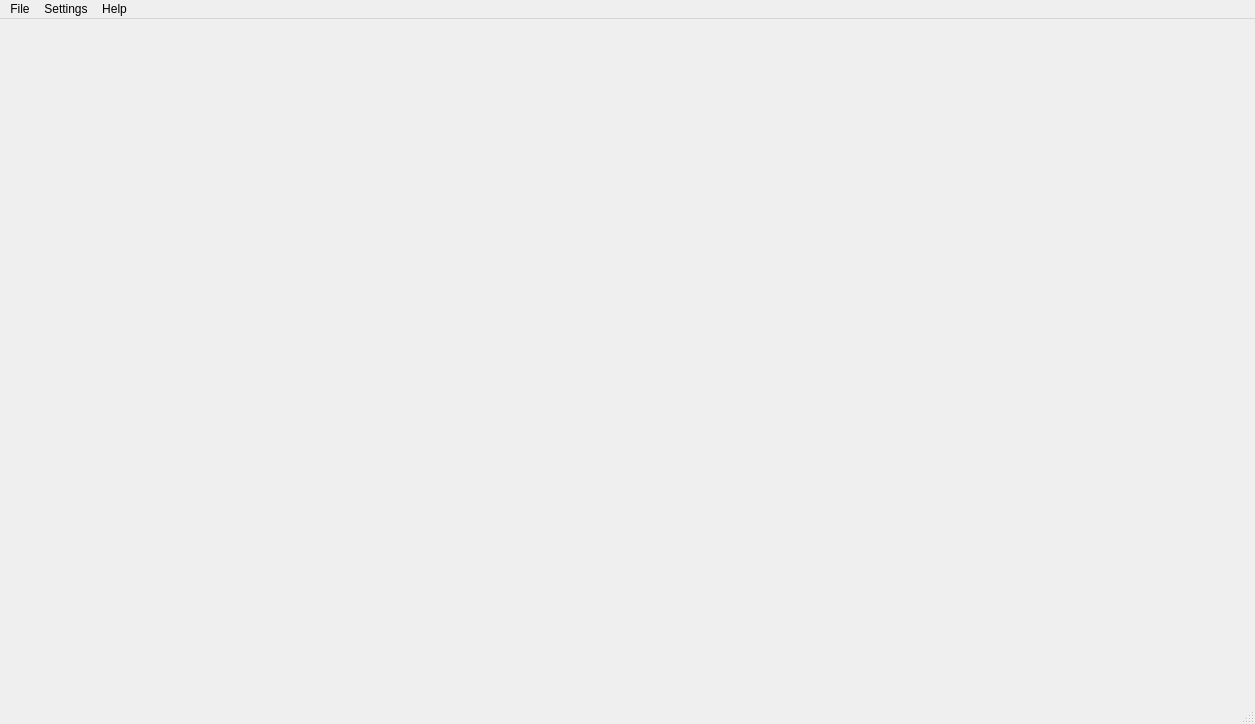
<?xml version="1.0" encoding="UTF-8"?>
<ui version="4.0">
 <class>MainWindow</class>
 <widget class="QMainWindow" name="MainWindow">
  <property name="enabled">
   <bool>true</bool>
  </property>
  <property name="geometry">
   <rect>
    <x>0</x>
    <y>0</y>
    <width>1255</width>
    <height>724</height>
   </rect>
  </property>
  <property name="sizePolicy">
   <sizepolicy hsizetype="Preferred" vsizetype="Fixed">
    <horstretch>0</horstretch>
    <verstretch>0</verstretch>
   </sizepolicy>
  </property>
  <property name="windowTitle">
   <string>MainWindow</string>
  </property>
  <widget class="QWidget" name="centralwidget">
   <widget class="QStackedWidget" name="stackedWidget">
    <property name="geometry">
     <rect>
      <x>20</x>
      <y>30</y>
      <width>1001</width>
      <height>591</height>
     </rect>
    </property>
    <property name="currentIndex">
     <number>2</number>
    </property>
    <widget class="QWidget" name="pageStart">
     <widget class="QWidget" name="verticalLayoutWidget">
      <property name="geometry">
       <rect>
        <x>0</x>
        <y>0</y>
        <width>991</width>
        <height>551</height>
       </rect>
      </property>
      <layout class="QVBoxLayout" name="verticalLayout">
       <property name="spacing">
        <number>52</number>
       </property>
       <property name="leftMargin">
        <number>11</number>
       </property>
       <property name="topMargin">
        <number>11</number>
       </property>
       <property name="bottomMargin">
        <number>200</number>
       </property>
       <item>
        <widget class="QLabel" name="label">
         <property name="text">
          <string>Select a text for the typing exercise:</string>
         </property>
        </widget>
       </item>
       <item>
        <widget class="QComboBox" name="layoutStartMain">
         <property name="sizePolicy">
          <sizepolicy hsizetype="Preferred" vsizetype="Fixed">
           <horstretch>0</horstretch>
           <verstretch>63</verstretch>
          </sizepolicy>
         </property>
         <item>
          <property name="text">
           <string>Starter Text</string>
          </property>
         </item>
         <item>
          <property name="text">
           <string>Numbers and Symbols</string>
          </property>
         </item>
         <item>
          <property name="text">
           <string>Common Words Part 1</string>
          </property>
         </item>
         <item>
          <property name="text">
           <string>Common Words Part 2</string>
          </property>
         </item>
         <item>
          <property name="text">
           <string>Python Code Sample</string>
          </property>
         </item>
         <item>
          <property name="text">
           <string>Lorem Ipsum</string>
          </property>
         </item>
        </widget>
       </item>
       <item>
        <widget class="QPushButton" name="pushButton">
         <property name="sizePolicy">
          <sizepolicy hsizetype="Maximum" vsizetype="Maximum">
           <horstretch>0</horstretch>
           <verstretch>0</verstretch>
          </sizepolicy>
         </property>
         <property name="layoutDirection">
          <enum>Qt::LayoutDirection::LeftToRight</enum>
         </property>
         <property name="text">
          <string>Start Training</string>
         </property>
        </widget>
       </item>
      </layout>
     </widget>
    </widget>
    <widget class="QWidget" name="pageTraining">
     <widget class="QFrame" name="frame">
      <property name="geometry">
       <rect>
        <x>40</x>
        <y>10</y>
        <width>781</width>
        <height>581</height>
       </rect>
      </property>
      <property name="sizePolicy">
       <sizepolicy hsizetype="Minimum" vsizetype="Minimum">
        <horstretch>0</horstretch>
        <verstretch>0</verstretch>
       </sizepolicy>
      </property>
      <property name="minimumSize">
       <size>
        <width>22</width>
        <height>23</height>
       </size>
      </property>
      <property name="frameShape">
       <enum>QFrame::Shape::StyledPanel</enum>
      </property>
      <property name="frameShadow">
       <enum>QFrame::Shadow::Raised</enum>
      </property>
      <layout class="QVBoxLayout" name="verticalLayout_10">
       <item>
        <widget class="QTextEdit" name="textEdit"/>
       </item>
       <item>
        <layout class="QGridLayout" name="gridLayout">
         <property name="spacing">
          <number>4</number>
         </property>
         <item row="1" column="2" colspan="2">
          <widget class="QPushButton" name="pushButton_3">
           <property name="text">
            <string>Q</string>
           </property>
          </widget>
         </item>
         <item row="0" column="11" colspan="2">
          <widget class="QPushButton" name="pushButton_22">
           <property name="text">
            <string>6</string>
           </property>
          </widget>
         </item>
         <item row="1" column="10" colspan="2">
          <widget class="QPushButton" name="pushButton_7">
           <property name="text">
            <string>T</string>
           </property>
          </widget>
         </item>
         <item row="1" column="0" colspan="2">
          <widget class="QPushButton" name="pushButton_11">
           <property name="text">
            <string>Tab</string>
           </property>
          </widget>
         </item>
         <item row="1" column="4" colspan="2">
          <widget class="QPushButton" name="pushButton_31">
           <property name="text">
            <string>W</string>
           </property>
           <property name="iconSize">
            <size>
             <width>10</width>
             <height>10</height>
            </size>
           </property>
           <property name="autoRepeatDelay">
            <number>283</number>
           </property>
          </widget>
         </item>
         <item row="1" column="6" colspan="2">
          <widget class="QPushButton" name="pushButton_33">
           <property name="text">
            <string>E</string>
           </property>
          </widget>
         </item>
         <item row="1" column="12" colspan="2">
          <widget class="QPushButton" name="pushButton_9">
           <property name="text">
            <string>Y</string>
           </property>
          </widget>
         </item>
         <item row="0" column="21" colspan="2">
          <widget class="QPushButton" name="pushButton_23">
           <property name="text">
            <string>-</string>
           </property>
          </widget>
         </item>
         <item row="0" column="17" colspan="2">
          <widget class="QPushButton" name="pushButton_27">
           <property name="text">
            <string>9</string>
           </property>
          </widget>
         </item>
         <item row="0" column="3" colspan="2">
          <widget class="QPushButton" name="pushButton_2">
           <property name="text">
            <string>2</string>
           </property>
          </widget>
         </item>
         <item row="1" column="8" colspan="2">
          <widget class="QPushButton" name="pushButton_15">
           <property name="text">
            <string>R</string>
           </property>
          </widget>
         </item>
         <item row="0" column="1" colspan="2">
          <widget class="QPushButton" name="pushButton_14">
           <property name="text">
            <string>1</string>
           </property>
          </widget>
         </item>
         <item row="0" column="13" colspan="2">
          <widget class="QPushButton" name="pushButton_26">
           <property name="text">
            <string>7</string>
           </property>
          </widget>
         </item>
         <item row="0" column="25">
          <widget class="QPushButton" name="pushButton_4">
           <property name="text">
            <string>&lt;-</string>
           </property>
          </widget>
         </item>
         <item row="0" column="5" colspan="2">
          <widget class="QPushButton" name="pushButton_18">
           <property name="text">
            <string>3</string>
           </property>
          </widget>
         </item>
         <item row="0" column="7" colspan="2">
          <widget class="QPushButton" name="pushButton_20">
           <property name="text">
            <string>4</string>
           </property>
          </widget>
         </item>
         <item row="0" column="19" colspan="2">
          <widget class="QPushButton" name="pushButton_24">
           <property name="text">
            <string>0</string>
           </property>
          </widget>
         </item>
         <item row="0" column="9" colspan="2">
          <widget class="QPushButton" name="pushButton_21">
           <property name="text">
            <string>5</string>
           </property>
          </widget>
         </item>
         <item row="0" column="15" colspan="2">
          <widget class="QPushButton" name="pushButton_25">
           <property name="text">
            <string>8</string>
           </property>
          </widget>
         </item>
         <item row="0" column="0">
          <widget class="QPushButton" name="pushButton_10">
           <property name="text">
            <string>.</string>
           </property>
          </widget>
         </item>
         <item row="0" column="23" colspan="2">
          <widget class="QPushButton" name="pushButton_19">
           <property name="text">
            <string>=</string>
           </property>
          </widget>
         </item>
         <item row="2" column="0" colspan="3">
          <widget class="QPushButton" name="pushButton_12">
           <property name="text">
            <string>Caps</string>
           </property>
          </widget>
         </item>
         <item row="3" column="0" colspan="4">
          <widget class="QPushButton" name="pushButton_13">
           <property name="sizePolicy">
            <sizepolicy hsizetype="Minimum" vsizetype="Minimum">
             <horstretch>0</horstretch>
             <verstretch>0</verstretch>
            </sizepolicy>
           </property>
           <property name="text">
            <string>^</string>
           </property>
          </widget>
         </item>
         <item row="2" column="3" colspan="2">
          <widget class="QPushButton" name="pushButton_32">
           <property name="text">
            <string>A</string>
           </property>
          </widget>
         </item>
         <item row="2" column="5" colspan="2">
          <widget class="QPushButton" name="pushButton_34">
           <property name="text">
            <string>S</string>
           </property>
          </widget>
         </item>
         <item row="3" column="4" colspan="2">
          <widget class="QPushButton" name="pushButton_28">
           <property name="text">
            <string>Z</string>
           </property>
          </widget>
         </item>
         <item row="3" column="6" colspan="2">
          <widget class="QPushButton" name="pushButton_41">
           <property name="text">
            <string>X</string>
           </property>
          </widget>
         </item>
         <item row="2" column="7" colspan="2">
          <widget class="QPushButton" name="pushButton_16">
           <property name="text">
            <string>D</string>
           </property>
          </widget>
         </item>
         <item row="3" column="8" colspan="2">
          <widget class="QPushButton" name="pushButton_44">
           <property name="text">
            <string>C</string>
           </property>
          </widget>
         </item>
         <item row="2" column="9" colspan="2">
          <widget class="QPushButton" name="pushButton_17">
           <property name="text">
            <string>F</string>
           </property>
          </widget>
         </item>
         <item row="3" column="10" colspan="2">
          <widget class="QPushButton" name="pushButton_45">
           <property name="text">
            <string>V</string>
           </property>
          </widget>
         </item>
         <item row="2" column="11" colspan="2">
          <widget class="QPushButton" name="pushButton_37">
           <property name="text">
            <string>G</string>
           </property>
          </widget>
         </item>
         <item row="3" column="12" colspan="2">
          <widget class="QPushButton" name="pushButton_46">
           <property name="text">
            <string>B</string>
           </property>
          </widget>
         </item>
         <item row="2" column="13" colspan="2">
          <widget class="QPushButton" name="pushButton_38">
           <property name="text">
            <string>H</string>
           </property>
          </widget>
         </item>
         <item row="1" column="14" colspan="2">
          <widget class="QPushButton" name="pushButton_35">
           <property name="text">
            <string>U</string>
           </property>
          </widget>
         </item>
         <item row="2" column="15" colspan="2">
          <widget class="QPushButton" name="pushButton_39">
           <property name="text">
            <string>J</string>
           </property>
          </widget>
         </item>
         <item row="3" column="14" colspan="2">
          <widget class="QPushButton" name="pushButton_47">
           <property name="text">
            <string>N</string>
           </property>
          </widget>
         </item>
         <item row="1" column="16" colspan="2">
          <widget class="QPushButton" name="pushButton_36">
           <property name="text">
            <string>I</string>
           </property>
          </widget>
         </item>
         <item row="2" column="17" colspan="2">
          <widget class="QPushButton" name="pushButton_43">
           <property name="text">
            <string>K</string>
           </property>
          </widget>
         </item>
         <item row="3" column="16" colspan="2">
          <widget class="QPushButton" name="pushButton_48">
           <property name="text">
            <string>M</string>
           </property>
          </widget>
         </item>
         <item row="1" column="18" colspan="2">
          <widget class="QPushButton" name="pushButton_42">
           <property name="text">
            <string>O</string>
           </property>
          </widget>
         </item>
         <item row="2" column="19" colspan="2">
          <widget class="QPushButton" name="pushButton_50">
           <property name="text">
            <string>L</string>
           </property>
          </widget>
         </item>
         <item row="3" column="18" colspan="2">
          <widget class="QPushButton" name="pushButton_51">
           <property name="text">
            <string>,</string>
           </property>
          </widget>
         </item>
         <item row="1" column="20" colspan="2">
          <widget class="QPushButton" name="pushButton_49">
           <property name="text">
            <string>P</string>
           </property>
          </widget>
         </item>
         <item row="2" column="21" colspan="2">
          <widget class="QPushButton" name="pushButton_53">
           <property name="text">
            <string>;</string>
           </property>
          </widget>
         </item>
         <item row="3" column="20" colspan="2">
          <widget class="QPushButton" name="pushButton_54">
           <property name="text">
            <string>.</string>
           </property>
          </widget>
         </item>
         <item row="1" column="22" colspan="2">
          <widget class="QPushButton" name="pushButton_52">
           <property name="text">
            <string>[</string>
           </property>
          </widget>
         </item>
         <item row="3" column="22" colspan="2">
          <widget class="QPushButton" name="pushButton_8">
           <property name="text">
            <string>/</string>
           </property>
          </widget>
         </item>
         <item row="4" column="0" colspan="3">
          <widget class="QPushButton" name="pushButton_29">
           <property name="text">
            <string>Shift</string>
           </property>
          </widget>
         </item>
         <item row="4" column="3" colspan="3">
          <widget class="QPushButton" name="pushButton_30">
           <property name="text">
            <string>Ctrl</string>
           </property>
          </widget>
         </item>
         <item row="4" column="24" colspan="3">
          <widget class="QPushButton" name="pushButton_56">
           <property name="text">
            <string>Ctrl</string>
           </property>
          </widget>
         </item>
         <item row="4" column="21" colspan="3">
          <widget class="QPushButton" name="pushButton_57">
           <property name="text">
            <string>Shift</string>
           </property>
          </widget>
         </item>
         <item row="4" column="6" colspan="15">
          <widget class="QPushButton" name="pushButton_40">
           <property name="text">
            <string/>
           </property>
          </widget>
         </item>
         <item row="1" column="24" colspan="2">
          <widget class="QPushButton" name="pushButton_5">
           <property name="text">
            <string>]</string>
           </property>
          </widget>
         </item>
         <item row="2" column="23" colspan="3">
          <widget class="QPushButton" name="pushButton_6">
           <property name="text">
            <string>&lt;-----</string>
           </property>
          </widget>
         </item>
         <item row="3" column="24" colspan="2">
          <widget class="QPushButton" name="pushButton_55">
           <property name="text">
            <string>^</string>
           </property>
          </widget>
         </item>
        </layout>
       </item>
       <item>
        <layout class="QVBoxLayout" name="verticalLayout_9"/>
       </item>
      </layout>
     </widget>
    </widget>
    <widget class="QWidget" name="pageResults"/>
   </widget>
  </widget>
  <widget class="QMenuBar" name="menubar">
   <property name="geometry">
    <rect>
     <x>0</x>
     <y>0</y>
     <width>1255</width>
     <height>26</height>
    </rect>
   </property>
   <widget class="QMenu" name="menuFile">
    <property name="title">
     <string>File</string>
    </property>
    <addaction name="actionExit"/>
   </widget>
   <widget class="QMenu" name="menuSettings">
    <property name="title">
     <string>Settings</string>
    </property>
   </widget>
   <widget class="QMenu" name="menuHelp">
    <property name="title">
     <string>Help</string>
    </property>
    <addaction name="actionAbout"/>
   </widget>
   <addaction name="menuFile"/>
   <addaction name="menuSettings"/>
   <addaction name="menuHelp"/>
  </widget>
  <widget class="QStatusBar" name="statusbar"/>
  <action name="actionExit">
   <property name="icon">
    <iconset theme="QIcon::ThemeIcon::ApplicationExit"/>
   </property>
   <property name="text">
    <string>Exit</string>
   </property>
   <property name="menuRole">
    <enum>QAction::MenuRole::NoRole</enum>
   </property>
  </action>
  <action name="actionAbout">
   <property name="icon">
    <iconset theme="QIcon::ThemeIcon::HelpAbout"/>
   </property>
   <property name="text">
    <string>About</string>
   </property>
   <property name="menuRole">
    <enum>QAction::MenuRole::NoRole</enum>
   </property>
  </action>
 </widget>
 <resources/>
 <connections/>
</ui>
